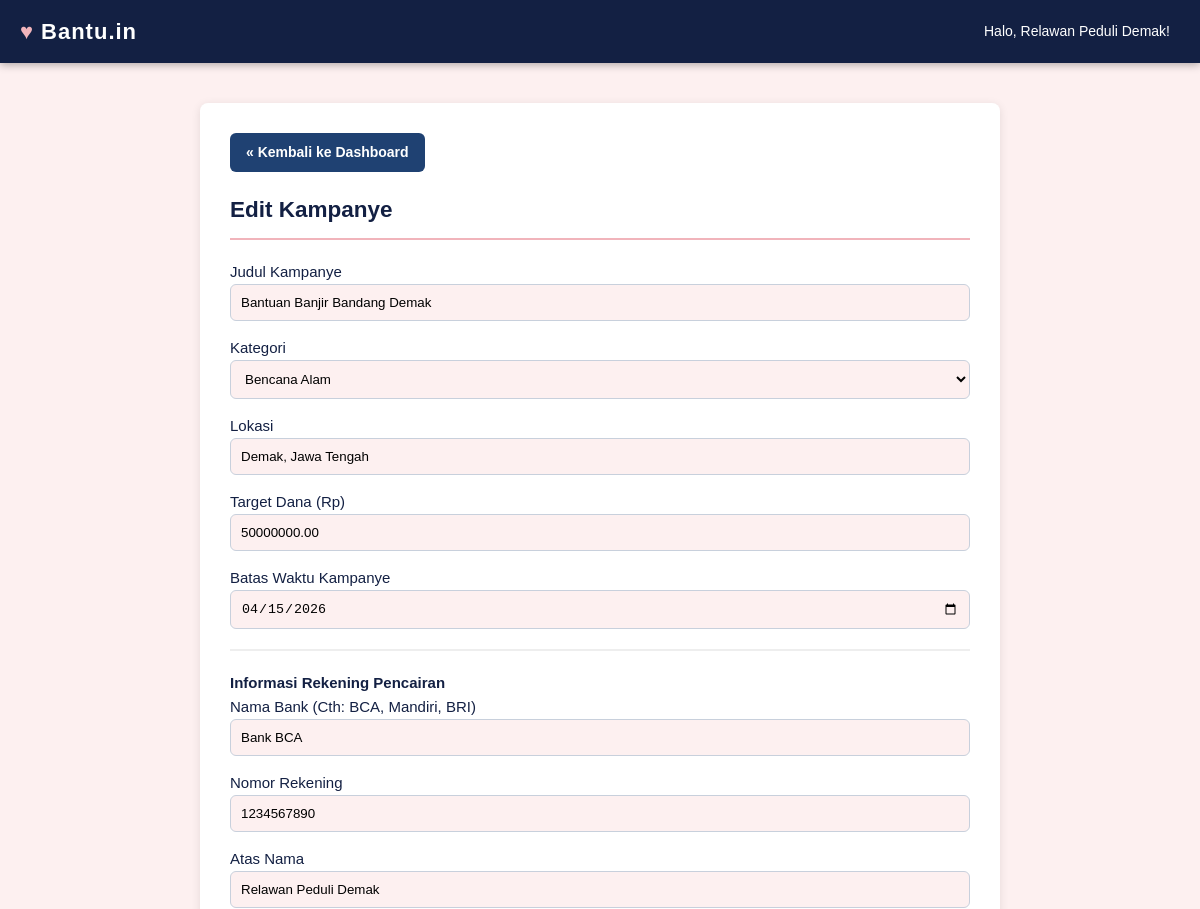
Page /editKampanye.php?id=1 (signed in, upper part) on the earlier database version.
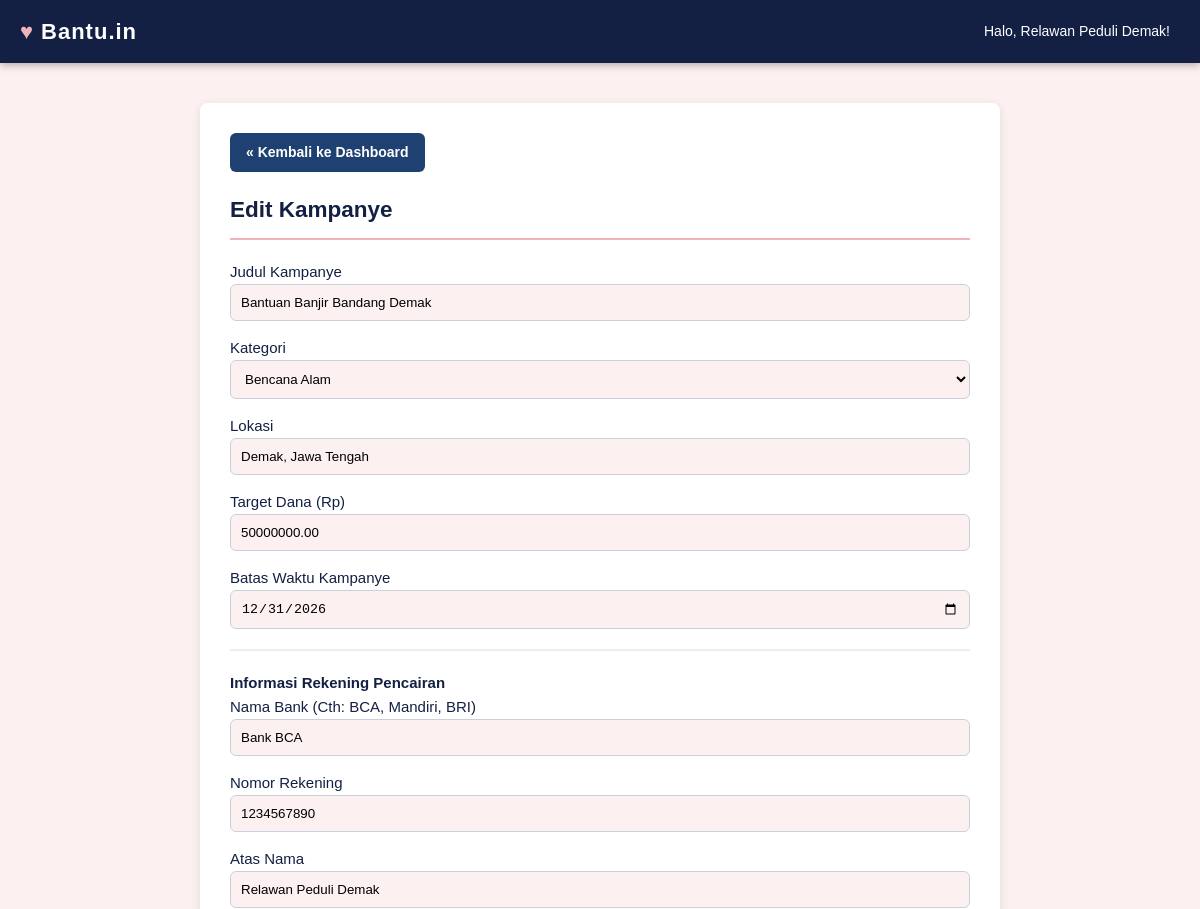
Same page on the later database version.
### tables this page shows
CREATE TABLE `kampanye` (
  `id` int(11) NOT NULL,
  `penyelenggara_id` int(11) NOT NULL,
  `judul` varchar(255) NOT NULL,
  `kategori` enum('bencana','pendidikan','kesehatan','lingkungan','sosial') NOT NULL,
  `lokasi` varchar(100) NOT NULL,
  `deskripsi` text NOT NULL,
  `target_dana` decimal(15,2) NOT NULL,
  `batas_waktu` date NOT NULL,
  `nama_bank` varchar(50) DEFAULT NULL,
  `no_rekening` varchar(50) DEFAULT NULL,
  `atas_nama` varchar(100) DEFAULT NULL,
  `gambar` varchar(255) NOT NULL,
  `created_at` timestamp NOT NULL DEFAULT current_timestamp()
);

### editKampanye.php (the view, shortened to what this page needs)
<?php
require 'koneksi.php';
$user_id = $_SESSION['user_id'];
$id_kampanye = isset($_GET['id']) ? (int)$_GET['id'] : 0;
$sql_cek = "SELECT * FROM kampanye WHERE id = ? AND penyelenggara_id = ?";
$stmt_cek = $conn->prepare($sql_cek);
$stmt_cek->bind_param("ii", $id_kampanye, $user_id);
$stmt_cek->execute();
$hasil = $stmt_cek->get_result();
$kampanye = $hasil->fetch_assoc();
?>
<!DOCTYPE html>
<html lang="id">
<head>
    <link rel="stylesheet" href="style.css">
</head>
<body class="halaman-home">
    <header class="home-header">
        <div class="home-container home-header-inner">
            <a href="index.php" class="home-logo" style="text-decoration:none;">
                <span class="home-logo-icon">♥︎</span>
                <span class="home-logo-text">Bantu.in</span>
            </a>
            <nav class="home-navbar">
                <span class="home-sapaan">Halo, <?= htmlspecialchars($_SESSION['nama']) ?>!</span>
            </nav>
        </div>
    </header>
    <main class="container">
        <div class="form-container">
            <a href="dashboard.php" class="btn-kembali">&laquo; Kembali ke Dashboard</a>
            <h2 class="form-title">Edit Kampanye</h2>
            <form action="" method="POST" enctype="multipart/form-data">
                <div class="don-kelompok">
                    <label class="don-keterangan-input">Judul Kampanye</label>
                    <input class="don-masukan" type="text" name="judul" value="<?= htmlspecialchars($kampanye['judul']) ?>" required>
                </div>
                <div class="don-kelompok">
                    <label class="don-keterangan-input">Kategori</label>
                    <select class="don-masukan" name="kategori" required>
                        <option value="bencana" <?= ($kampanye['kategori'] == 'bencana') ? 'selected' : '' ?>>Bencana Alam</option>
                    </select>
                </div>
                <div class="don-kelompok">
                    <label class="don-keterangan-input">Lokasi</label>
                    <input class="don-masukan" type="text" name="lokasi" value="<?= htmlspecialchars($kampanye['lokasi']) ?>" required>
                </div>
                <div class="don-kelompok">
                    <label class="don-keterangan-input">Target Dana (Rp)</label>
                    <input class="don-masukan" type="number" name="target_dana" value="<?= $kampanye['target_dana'] ?>" required>
                </div>
                <div class="don-kelompok">
                    <label class="don-keterangan-input">Batas Waktu Kampanye</label>
                    <input class="don-masukan" type="date" name="batas_waktu" value="<?= $kampanye['batas_waktu'] ?>" required>
                </div>
                <hr class="form-hr">
                <h4>Informasi Rekening Pencairan</h4>
                <div class="don-kelompok">
                    <label class="don-keterangan-input">Nama Bank (Cth: BCA, Mandiri, BRI)</label>
                    <input class="don-masukan" type="text" name="nama_bank" value="<?= htmlspecialchars($kampanye['nama_bank'] ?? '') ?>" required>
                </div>
                <div class="don-kelompok">
                    <label class="don-keterangan-input">Nomor Rekening</label>
                    <input class="don-masukan" type="text" name="no_rekening" value="<?= htmlspecialchars($kampanye['no_rekening'] ?? '') ?>" required>
                </div>
                <div class="don-kelompok">
                    <label class="don-keterangan-input">Atas Nama</label>
                    <input class="don-masukan" type="text" name="atas_nama" value="<?= htmlspecialchars($kampanye['atas_nama'] ?? '') ?>" required>
                </div>
            </form>
        </div>
    </main>
</body>
</html>

Differences in the rows shown:
changed kampanye "Bantuan Banjir Bandang Demak": batas_waktu "04/15/2026" → "12/31/2026"
